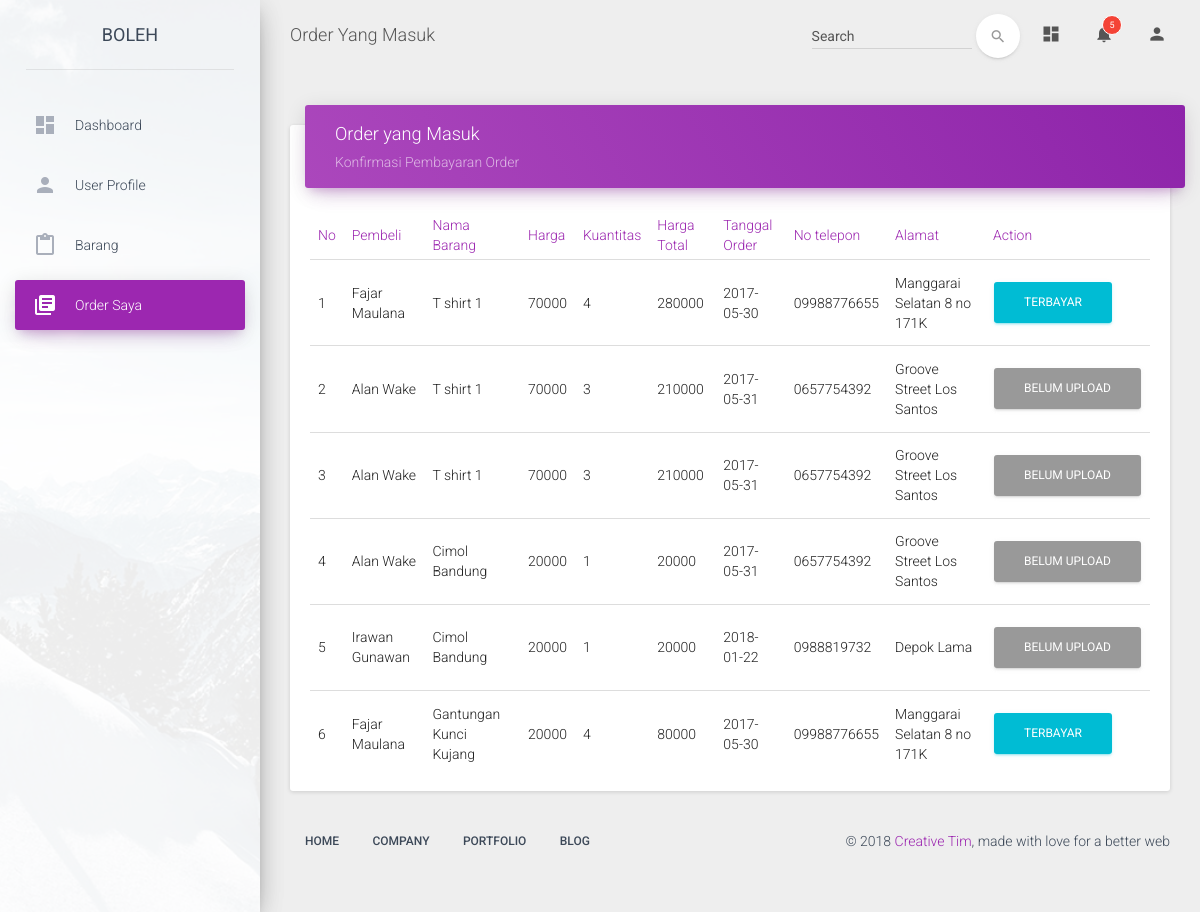
The page /dashboard/src/orders.php (signed in) on the database its author committed.
### tables this page shows
CREATE TABLE `orders` (
  `id_order` int(11) NOT NULL,
  `order_total` int(11) NOT NULL,
  `price_total` int(11) NOT NULL,
  `order_date` date DEFAULT NULL,
  `id_user` int(11) NOT NULL,
  `id_item` int(11) NOT NULL,
  `paid` int(3) NOT NULL DEFAULT '0',
  `pic` varchar(255) DEFAULT NULL
);

CREATE TABLE `users` (
  `id_user` int(11) NOT NULL,
  `password` varchar(255) NOT NULL,
  `name` varchar(100) NOT NULL,
  `address` text NOT NULL,
  `phone` varchar(100) NOT NULL,
  `email` varchar(255) NOT NULL,
  `code` int(11) NOT NULL DEFAULT '0',
  `userpic` varchar(255) NOT NULL DEFAULT 'default-user.jpg'
);

CREATE TABLE `items` (
  `id_item` int(11) NOT NULL,
  `item_name` varchar(100) NOT NULL,
  `price` int(25) NOT NULL,
  `type` int(11) NOT NULL,
  `pic` varchar(100) NOT NULL,
  `description` text NOT NULL
);

### dashboard/src/orders.php (the view, shortened to what this page needs)
<?php
include "config.php";
$id = $_SESSION['user'];
 ?>
<!doctype html>
<html lang="en">
<head>
    <link href="../assets/css/bootstrap.min.css" rel="stylesheet" />
    <link href="../assets/css/material-dashboard.css" rel="stylesheet"/>
    <link href="../assets/css/demo.css" rel="stylesheet" />
    <link href="http://maxcdn.bootstrapcdn.com/font-awesome/latest/css/font-awesome.min.css" rel="stylesheet">
</head>
<body>
	<div class="wrapper">
	    <div class="sidebar" data-color="purple" data-image="../assets/img/sidebar-1.jpg">
			<div class="logo">
				<a href="..\..\home.php" class="simple-text">
					BOLEH
				</a>
			</div>
      <div class="sidebar-wrapper">
      <ul class="nav">
                <li>
                    <a href="dashboard.php">
                        <i class="material-icons">dashboard</i>
                        <p>Dashboard</p>
                    </a>
                </li>
                <li>
                    <a href="seller.php">
                        <i class="material-icons">person</i>
                        <p>User Profile</p>
                    </a>
                </li>
                <li>
                    <a href="table.php">
                        <i class="material-icons">content_paste</i>
                        <p>Barang</p>
                    </a>
                </li>
                <li class="active">
                    <a href="orders.php">
                        <i class="material-icons">library_books</i>
                        <p>Order Saya</p>
                    </a>
                </li>
            </ul>
      </div>
		</div>
	    <div class="main-panel">
			<nav class="navbar navbar-transparent navbar-absolute">
				<div class="container-fluid">
					<div class="navbar-header">
						<a class="navbar-brand" href="#">Order Yang Masuk</a>
					</div>
					<div class="collapse navbar-collapse">
						<ul class="nav navbar-nav navbar-right">
							<li>
								<a href="#pablo" class="dropdown-toggle" data-toggle="dropdown">
									<i class="material-icons">dashboard</i>
								</a>
							</li>
							<li class="dropdown">
								<a href="#" class="dropdown-toggle" data-toggle="dropdown">
									<i class="material-icons">notifications</i>
									<span class="notification">5</span>
								</a>
							</li>
              <li>
								<a href="#pablo" class="dropdown-toggle" data-toggle="dropdown">
	 							   <i class="material-icons">person</i>
	 						   </a>
							</li>
						</ul>
						<form class="navbar-form navbar-right" role="search">
							<div class="form-group  is-empty">
	                        	<input type="text" class="form-control" placeholder="Search">
							</div>
							<button type="submit" class="btn btn-white btn-round btn-just-icon">
								<i class="material-icons">search</i><div class="ripple-container"></div>
							</button>
	                    </form>
					</div>
				</div>
			</nav>
	        <div class="content">
	            <div class="container-fluid">
	                <div class="row">
                    <div class="col-md-12">
                        <div class="card">
                          <div class="card-header col-md-12" data-background-color="purple">
                              <div class="col-md-4">
                                <h4 class="title">Order yang Masuk</h4>
                                <p class="category">Konfirmasi Pembayaran Order</p>
                              </div>
                              <div class="col-md-4">
                              </div>
                          </div>
                            <div class="card-content table-responsive">
                                <table class="table">
                                    <thead class="text-primary">
                                      <th>No</th>
                                      <th>Pembeli</th>
                                      <th>Nama Barang</th>
                                      <th>Harga</th>
                                      <th>Kuantitas</th>
                                      <th>Harga Total</th>
                                      <th>Tanggal Order</th>
                                      <th>No telepon</th>
                                      <th>Alamat</th>
                                      <th>Action</th>
                                    </thead>
                                    <tbody>
                                        <?php
                                        $query = mysqli_query($conn, "SELECT * FROM  orders JOIN items JOIN has_item WHERE orders.id_item = items.id_item AND orders.id_item = has_item.id_item AND has_item.id_user = $id ");
                                        $queryuser = mysqli_query($conn, "SELECT orders.id_user FROM  orders JOIN items JOIN has_item WHERE orders.id_item = items.id_item AND orders.id_item = has_item.id_item AND has_item.id_user = $id ");
                                        $count = 1;
                                        while($result = mysqli_fetch_array($query)){
                                          $resultuser = mysqli_fetch_array($queryuser);
                                          $idpembeli = $resultuser['id_user'];
                                          $queryketerangan = mysqli_query($conn,"SELECT * FROM users WHERE id_user = $idpembeli" );
                                          $resultketerangan = mysqli_fetch_array($queryketerangan);
                                          echo
                                          '<tr>
                                            <td>'.$count++.'</td>
                                            <td>'.$resultketerangan['name'].'</td>
                                            <td>'.$result['item_name'].'</td>
                                            <td>'.$result['price'].'</td>
                                            <td>'.$result['order_total'].'</td>
                                            <td>'.$result['price_total'].'</td>
                                            <td>'.$result['order_date'].'</td>
                                            <td>'.$resultketerangan['phone'].'</td>
                                            <td>'.$resultketerangan['address'].' </td>';
                                            if($result['paid']==0){
                                              echo '<td><a href=""><button type="button" class="btn btn-default">Belum Upload</button></a></td></tr>';
                                              ?>
                                            <?php
                                          }else{
                                            echo '<td><a href=""><button type="button" class="btn btn-info">Terbayar</button></a></td>
                                            </tr>';
                                          }
                                        }
                                         ?>
                                    </tbody>
                                </table>
                            </div>
                        </div>
                    </div>
	        <footer class="footer">
	            <div class="container-fluid">
	                <nav class="pull-left">
	                    <ul>
	                        <li>
	                            <a href="#">
	                                Home
	                            </a>
	                        </li>
	                        <li>
	                            <a href="#">
	                                Company
	                            </a>
	                        </li>
	                        <li>
	                            <a href="#">
	                                Portfolio
	                            </a>
	                        </li>
	                        <li>
	                            <a href="#">
	                               Blog
	                            </a>
	                        </li>
	                    </ul>
	                </nav>
	                <p class="copyright pull-right">
	                    &copy; <script>document.write(new Date().getFullYear())</script> <a href="http://www.creative-tim.com">Creative Tim</a>, made with love for a better web
	                </p>
	            </div>
	        </footer>
	    </div>
	</div>
</body>
</html>

### rows shown on the page
orders: id_user.name "Fajar Maulana", id_item.item_name "T shirt 1", id_item.price "70000", order_total "4", price_total "280000", order_date "2017-05-30", id_user.phone "09988776655", id_user.address "Manggarai Selatan 8 no 171K", paid "TERBAYAR"
orders: id_user.name "Alan Wake", id_item.item_name "T shirt 1", id_item.price "70000", order_total "3", price_total "210000", order_date "2017-05-31", id_user.phone "0657754392", id_user.address "Groove Street Los Santos", paid "BELUM UPLOAD"
orders: id_user.name "Alan Wake", id_item.item_name "T shirt 1", id_item.price "70000", order_total "3", price_total "210000", order_date "2017-05-31", id_user.phone "0657754392", id_user.address "Groove Street Los Santos", paid "BELUM UPLOAD"
orders: id_user.name "Alan Wake", id_item.item_name "Cimol Bandung", id_item.price "20000", order_total "1", price_total "20000", order_date "2017-05-31", id_user.phone "0657754392", id_user.address "Groove Street Los Santos", paid "BELUM UPLOAD"
orders: id_user.name "Irawan Gunawan", id_item.item_name "Cimol Bandung", id_item.price "20000", order_total "1", price_total "20000", order_date "2018-01-22", id_user.phone "0988819732", id_user.address "Depok Lama", paid "BELUM UPLOAD"
orders: id_user.name "Fajar Maulana", id_item.item_name "Gantungan Kunci Kujang", id_item.price "20000", order_total "4", price_total "80000", order_date "2017-05-30", id_user.phone "09988776655", id_user.address "Manggarai Selatan 8 no 171K", paid "TERBAYAR"
